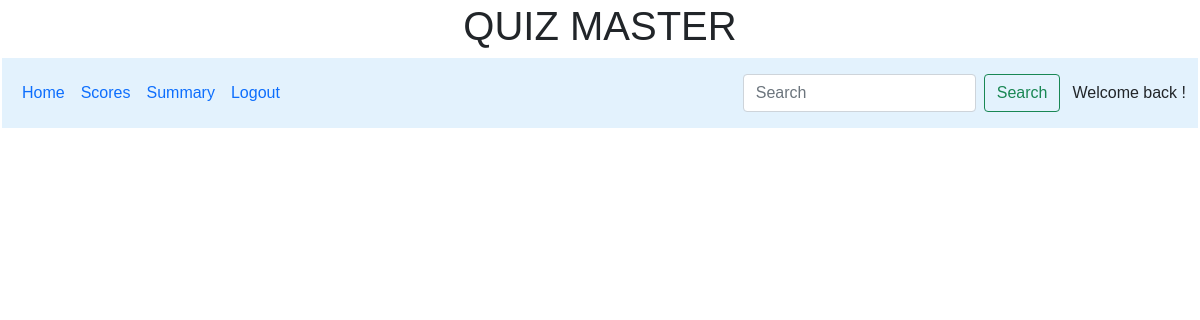
The page /user/1 on the database as committed earlier.
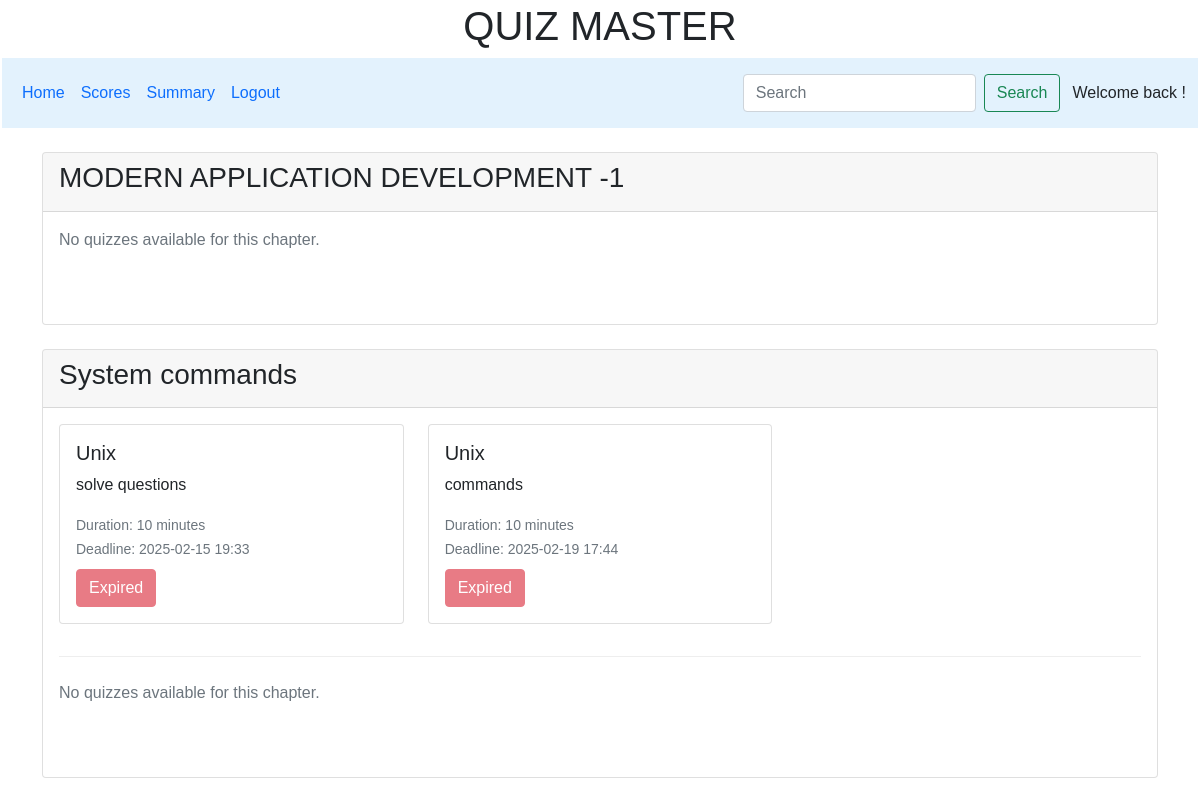
The same page on the database as committed later.
### controllers/model.py (models this page shows, shortened)
class Subject(db.Model):
    __tablename__ = 'subject'
    id = db.Column(db.Integer, primary_key=True)
    subject = db.Column(db.String, nullable=False)
    description = db.Column(db.String, nullable=True)
    chapters = db.relationship('Chapter', backref=db.backref('subject_ref', lazy='select'), lazy='select')

class Chapter(db.Model):
    __tablename__ = 'chapter'
    id = db.Column(db.Integer, primary_key=True)
    subject_id = db.Column(db.Integer, db.ForeignKey('subject.id'), nullable=False)
    chapter = db.Column(db.String, nullable=False)
    description = db.Column(db.String, nullable=True)
    quizzes = db.relationship('Quiz', backref=db.backref('chapter_ref', lazy='select'), lazy='select')
    content = db.relationship('content', backref=db.backref('chapter_ref', lazy='select'), lazy='select')

class Quiz(db.Model):
    __tablename__ = 'Quiz'
    id = db.Column(db.Integer, primary_key=True)
    chapter_id = db.Column(db.Integer, db.ForeignKey('chapter.id'), nullable=False)
    title = db.Column(db.String, nullable=False)
    description= db.Column(db.String, nullable=True)
    deadline = db.Column(db.DateTime, nullable=False)
    totalNoQues = db.Column(db.Integer, default=0)
    totalMarks = db.Column(db.Integer, default=0)
    passingMarks = db.Column(db.Integer, default=0)
    duration = db.Column(db.Integer, nullable=True)
    questions = db.relationship('Question', backref=db.backref('quiz_ref', lazy='select'),lazy='select')

### controllers/controller.py (the view)
@app.route("/user/<id>")
def user_interface(id):
    subjects = get_subjects()
    chapters = get_chapters()
    user_info = User_Info.query.filter_by(id=id).first()
    return render_template("user_interface.html",id=id, subjects=subjects,chapters=chapters,now=datetime.now(),user_info = user_info)

### controllers/controller.py (called while the page is built)
def get_subjects():
    allsubject = Subject.query.all()
    return allsubject

def get_chapters():
    allchapter = Chapter.query.all()
    return allchapter

### templates/user_interface.html
{% extends 'user_layout.html' %}
{% block content %}
<div class="container mt-4">
    {% for subject in subjects %}
    <div class="card mb-4">
        <div class="card-header">
            <h3>{{ subject.subject }}</h3>
        </div>
        <div class="card-body">
            {% for chapter in subject.chapters %}
            <div class="chapter-section mb-4">
                {% if chapter.quizzes %}
                <div class="row">
                    {% for quiz in chapter.quizzes %}
                    <div class="col-md-4 mb-3">
                        <div class="card">
                            <div class="card-body">
                                <h5 class="card-title">{{ quiz.title }}</h5>
                                <p class="card-text">{{ quiz.description }}</p>
                                <div class="quiz-info mb-2">
                                    <small class="text-muted">
                                        Duration: {{ quiz.duration }} minutes<br>
                                        Deadline: {{ quiz.deadline.strftime('%Y-%m-%d %H:%M') }}
                                    </small>
                                </div>
                                {% if quiz.deadline %}
                                    {% if quiz.deadline > now %}
                                        {% if not quiz.is_attempt(user_info.id) %}
                                            <a href="{{ url_for('start_quiz', quiz_id=quiz.id) }}"
                                            class="btn btn-primary">Start Quiz</a>
                                        {% else %}
                                            <button class="btn btn-secondary" disabled>Already Attempted</button>
                                        {% endif %}
                                    {% else %}
                                        <button class="btn btn-danger" disabled>Expired</button>
                                    {% endif %}
                                {% else %}
                                    <a href="{{ url_for('start_quiz', quiz_id=quiz.id) }}"
                                    class="btn btn-primary">Start Quiz</a>
                                {% endif %}
                            </div>
                        </div>
                    </div>
                    {% endfor %}
                </div>
                {% else %}
                <p class="text-muted">No quizzes available for this chapter.</p>
                {% endif %}
            </div>
            {% endfor %}
        </div>
    </div>
    {% endfor %}
</div>
{% endblock %}

### templates/user_layout.html (shortened to what this page needs)
<!DOCTYPE html>
<html>
    <head>
    <link rel="stylesheet" href="/static/style.css">
    <link href="https://cdn.jsdelivr.net/npm/bootstrap@5.0.2/dist/css/bootstrap.min.css" rel="stylesheet">
    <link href='https://unpkg.com/boxicons@2.1.4/css/boxicons.min.css' rel='stylesheet'>
</head>
<body>
   <div class="my_container">
    <div class="center"><h1>QUIZ MASTER</h1></div>
    <div class="my_panel">
        <nav class="navbar navbar-expand-lg bg-body-tertiary" style="background-color: #e3f2fd;">
        <div class="container-fluid">
          <div class="collapse navbar-collapse" id="navbarText">
            <ul class="navbar-nav me-auto mb-2 mb-lg-0">
              <li class="nav-item">
                <a class="nav-link active" aria-current="page" href="#">Home</a>
              </li>
              <li class="nav-item">
                <a class="nav-link" href="#">Scores</a>
              </li>
              <li class="nav-item">
                <a class="nav-link" href="#">Summary</a>
              </li>
              <li class="nav-item">
                <a class="nav-link" href="#">Logout</a>
              </li>
            </ul>
            <nav class="navbar bg-body-tertiary">
                <div class="container-fluid">
                  <form class="d-flex" role="search">
                    <input class="form-control me-2" type="search" placeholder="Search" aria-label="Search">
                    <button class="btn btn-outline-success" type="submit">Search</button>
                  </form>
                </div>
              </nav>
              <span class="navbar-text">
                Welcome back {{ name }}!
              </span>
            </div>
          </div>
        </nav>
              {% block content %}
              {% endblock %}
            </div>
          </div>
          </body>
          </html>

### static/style.css (style rules this page uses)
* { margin: 0px; padding: 0px; box-sizing: border-box; font-family: Arial, Helvetica, sans-serif; }
.my_container { border: 2px solid white }
.center { text-align: center; margin: auto; }
.chapter-section { border-bottom: 1px solid #eee; padding-bottom: 1rem; }
.chapter-section:last-child { border-bottom: none; }

Rows that differ between the two databases and show on the page:
added Subject: subject "MODERN APPLICATION DEVELOPMENT -1"
added Chapter: shows "No quizzes available for this chapter.", shown under "MODERN APPLICATION DEVELOPMENT -1"
added Subject: subject "System commands"
added Quiz: title "Unix", description "solve questions", duration "10", deadline "2025-02-15 19:33", shows "Expired"
added Quiz: title "Unix", description "commands", duration "10", deadline "2025-02-19 17:44", shows "Expired"
added Chapter: shows "No quizzes available for this chapter.", shown under "System commands"
